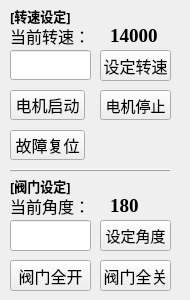
    <widget class="QWidget" name="tab">
     <attribute name="title">
      <string>OpenLoop</string>
     </attribute>
     <widget class="QLabel" name="label_3">
      <property name="geometry">
       <rect>
        <x>10</x>
        <y>0</y>
        <width>101</width>
        <height>31</height>
       </rect>
      </property>
      <property name="font">
       <font>
        <family>微软雅黑</family>
        <pointsize>10</pointsize>
        <weight>75</weight>
        <bold>true</bold>
        <underline>false</underline>
       </font>
      </property>
      <property name="text">
       <string>[转速设定]</string>
      </property>
     </widget>
     <widget class="QPushButton" name="pushButton_ValveOpen">
      <property name="geometry">
       <rect>
        <x>10</x>
        <y>260</y>
        <width>81</width>
        <height>31</height>
       </rect>
      </property>
      <property name="font">
       <font>
        <family>微软雅黑</family>
        <pointsize>12</pointsize>
       </font>
      </property>
      <property name="text">
       <string>阀门全开</string>
      </property>
     </widget>
     <widget class="QLabel" name="label_NowSpeed">
      <property name="geometry">
       <rect>
        <x>110</x>
        <y>20</y>
        <width>71</width>
        <height>31</height>
       </rect>
      </property>
      <property name="font">
       <font>
        <family>Times New Roman</family>
        <pointsize>14</pointsize>
        <weight>75</weight>
        <bold>true</bold>
       </font>
      </property>
      <property name="text">
       <string>14000</string>
      </property>
     </widget>
     <widget class="QPushButton" name="pushButton_ValveClose">
      <property name="geometry">
       <rect>
        <x>100</x>
        <y>260</y>
        <width>71</width>
        <height>31</height>
       </rect>
      </property>
      <property name="font">
       <font>
        <family>微软雅黑</family>
        <pointsize>12</pointsize>
       </font>
      </property>
      <property name="text">
       <string>阀门全关</string>
      </property>
     </widget>
     <widget class="QPushButton" name="pushButton_MotorStop">
      <property name="geometry">
       <rect>
        <x>10</x>
        <y>90</y>
        <width>75</width>
        <height>30</height>
       </rect>
      </property>
      <property name="font">
       <font>
        <family>微软雅黑</family>
        <pointsize>12</pointsize>
       </font>
      </property>
      <property name="text">
       <string>电机启动</string>
      </property>
     </widget>
     <widget class="QLabel" name="label_4">
      <property name="geometry">
       <rect>
        <x>10</x>
        <y>170</y>
        <width>71</width>
        <height>31</height>
       </rect>
      </property>
      <property name="font">
       <font>
        <family>微软雅黑</family>
        <pointsize>10</pointsize>
        <weight>75</weight>
        <bold>true</bold>
       </font>
      </property>
      <property name="text">
       <string>[阀门设定]</string>
      </property>
     </widget>
     <widget class="QLabel" name="label_NowValve">
      <property name="geometry">
       <rect>
        <x>110</x>
        <y>190</y>
        <width>71</width>
        <height>31</height>
       </rect>
      </property>
      <property name="font">
       <font>
        <family>Times New Roman</family>
        <pointsize>14</pointsize>
        <weight>75</weight>
        <bold>true</bold>
       </font>
      </property>
      <property name="text">
       <string>180</string>
      </property>
     </widget>
     <widget class="QLabel" name="label_11">
      <property name="geometry">
       <rect>
        <x>10</x>
        <y>20</y>
        <width>81</width>
        <height>31</height>
       </rect>
      </property>
      <property name="font">
       <font>
        <family>微软雅黑</family>
        <pointsize>12</pointsize>
       </font>
      </property>
      <property name="text">
       <string>当前转速：</string>
      </property>
     </widget>
     <widget class="Line" name="line_2">
      <property name="geometry">
       <rect>
        <x>10</x>
        <y>160</y>
        <width>161</width>
        <height>20</height>
       </rect>
      </property>
      <property name="font">
       <font>
        <family>微软雅黑</family>
        <pointsize>18</pointsize>
        <weight>50</weight>
        <bold>false</bold>
       </font>
      </property>
      <property name="frameShadow">
       <enum>QFrame::Raised</enum>
      </property>
      <property name="lineWidth">
       <number>1</number>
      </property>
      <property name="orientation">
       <enum>Qt::Horizontal</enum>
      </property>
     </widget>
     <widget class="QPushButton" name="pushButton_ValvesetSend">
      <property name="geometry">
       <rect>
        <x>100</x>
        <y>220</y>
        <width>71</width>
        <height>31</height>
       </rect>
      </property>
      <property name="font">
       <font>
        <family>微软雅黑</family>
        <pointsize>11</pointsize>
       </font>
      </property>
      <property name="text">
       <string>设定角度</string>
      </property>
     </widget>
     <widget class="QLabel" name="label_12">
      <property name="geometry">
       <rect>
        <x>10</x>
        <y>190</y>
        <width>81</width>
        <height>31</height>
       </rect>
      </property>
      <property name="font">
       <font>
        <family>微软雅黑</family>
        <pointsize>12</pointsize>
       </font>
      </property>
      <property name="text">
       <string>当前角度：</string>
      </property>
     </widget>
     <widget class="QPushButton" name="pushButton_SpeedsetSend">
      <property name="geometry">
       <rect>
        <x>100</x>
        <y>50</y>
        <width>71</width>
        <height>31</height>
       </rect>
      </property>
      <property name="font">
       <font>
        <family>微软雅黑</family>
        <pointsize>12</pointsize>
       </font>
      </property>
      <property name="text">
       <string>设定转速</string>
      </property>
     </widget>
     <widget class="QLineEdit" name="lineEdit_Speedset">
      <property name="geometry">
       <rect>
        <x>10</x>
        <y>50</y>
        <width>81</width>
        <height>30</height>
       </rect>
      </property>
      <property name="font">
       <font>
        <family>Times New Roman</family>
        <pointsize>11</pointsize>
       </font>
      </property>
      <property name="inputMethodHints">
       <set>Qt::ImhNone</set>
      </property>
     </widget>
     <widget class="QLineEdit" name="lineEdit_Valveset">
      <property name="geometry">
       <rect>
        <x>10</x>
        <y>220</y>
        <width>81</width>
        <height>31</height>
       </rect>
      </property>
      <property name="font">
       <font>
        <family>Times New Roman</family>
        <pointsize>11</pointsize>
       </font>
      </property>
     </widget>
     <widget class="QPushButton" name="pushButton_MotorStart">
      <property name="geometry">
       <rect>
        <x>100</x>
        <y>90</y>
        <width>71</width>
        <height>30</height>
       </rect>
      </property>
      <property name="font">
       <font>
        <family>微软雅黑</family>
        <pointsize>11</pointsize>
       </font>
      </property>
      <property name="text">
       <string>电机停止</string>
      </property>
     </widget>
     <widget class="QPushButton" name="pushButton_MotorReset">
      <property name="geometry">
       <rect>
        <x>10</x>
        <y>130</y>
        <width>75</width>
        <height>30</height>
       </rect>
      </property>
      <property name="font">
       <font>
        <family>微软雅黑</family>
        <pointsize>12</pointsize>
       </font>
      </property>
      <property name="text">
       <string>故障复位</string>
      </property>
     </widget>
    </widget>
